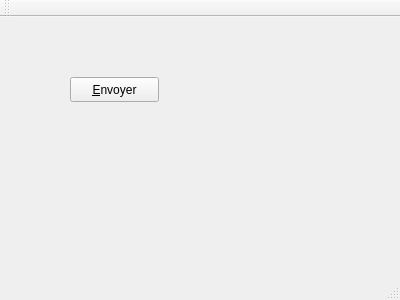
<?xml version="1.0" encoding="UTF-8"?>
<ui version="4.0">
 <class>MainWindow</class>
 <widget class="QMainWindow" name="MainWindow">
  <property name="geometry">
   <rect>
    <x>0</x>
    <y>0</y>
    <width>400</width>
    <height>300</height>
   </rect>
  </property>
  <property name="windowTitle">
   <string>MainWindow</string>
  </property>
  <widget class="QWidget" name="centralWidget">
   <widget class="QPushButton" name="pushButton">
    <property name="geometry">
     <rect>
      <x>70</x>
      <y>60</y>
      <width>89</width>
      <height>25</height>
     </rect>
    </property>
    <property name="text">
     <string>&amp;Envoyer</string>
    </property>
   </widget>
  </widget>
  <widget class="QMenuBar" name="menuBar">
   <property name="geometry">
    <rect>
     <x>0</x>
     <y>0</y>
     <width>400</width>
     <height>22</height>
    </rect>
   </property>
  </widget>
  <widget class="QToolBar" name="mainToolBar">
   <attribute name="toolBarArea">
    <enum>TopToolBarArea</enum>
   </attribute>
   <attribute name="toolBarBreak">
    <bool>false</bool>
   </attribute>
  </widget>
  <widget class="QStatusBar" name="statusBar"/>
 </widget>
 <layoutdefault spacing="6" margin="11"/>
 <resources/>
 <connections/>
</ui>
